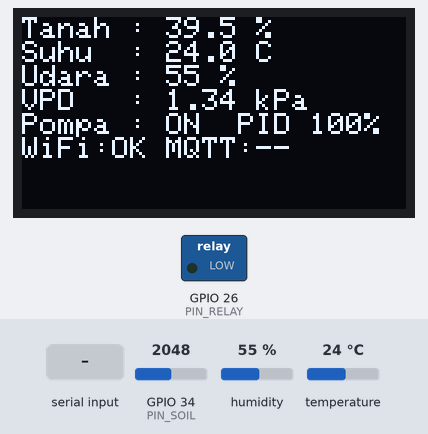
Bench run of a sketch on a simulated ESP32. Shown: 128×64 one-colour display, switched loads named in the sketch (green lamp = pin HIGH). The inputs (shaded band) are chosen by the test bench; at power-on: GPIO 34 (PIN_SOIL) = 2048, humidity 55 %, temperature 24 °C (analog values on the 0–4095 scale). WiFi joins after 1.5 s; servers stay silent unless stated; the local clock reads 2024-03-15 10:24:30 at power-on unless the sketch sets it; no MQTT or app messages arrive unless stated; what the sketch prints to the serial monitor is not drawn.

Above: at 3.2 s.
3.3 s: GPIO 34 (PIN_SOIL) set to 1754
At 4.2 s:
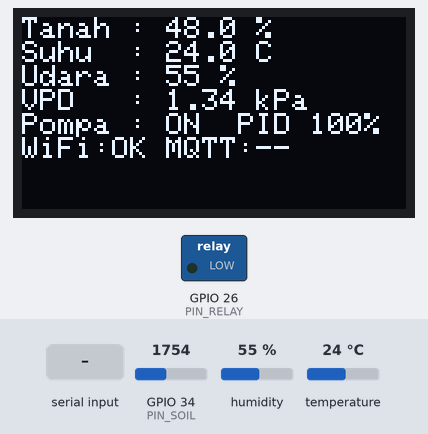
6.1 s: GPIO 34 (PIN_SOIL) set to 1633
At 10.0 s:
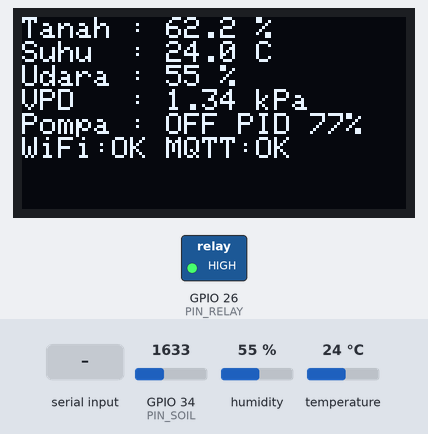
12.1 s: "kp=\n" received over Serial
At 13.1 s:
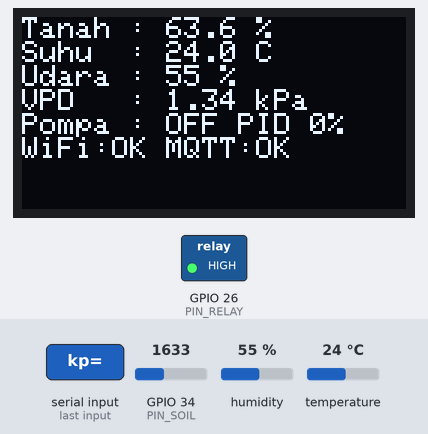
14.1 s: humidity set to 22 %
At 17.5 s:
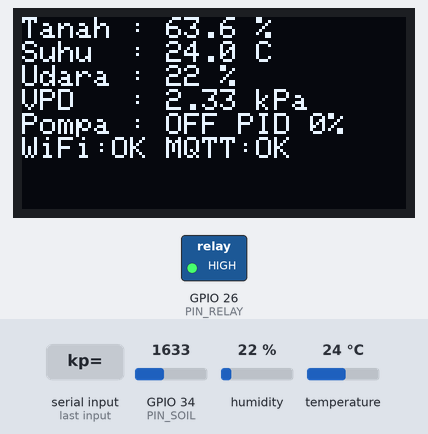
18.1 s: temperature set to 12 °C
At 21.7 s:
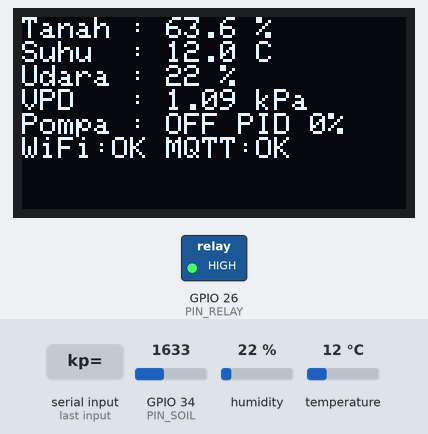
22.1 s: GPIO 34 (PIN_SOIL) set to 491
At 25.8 s:
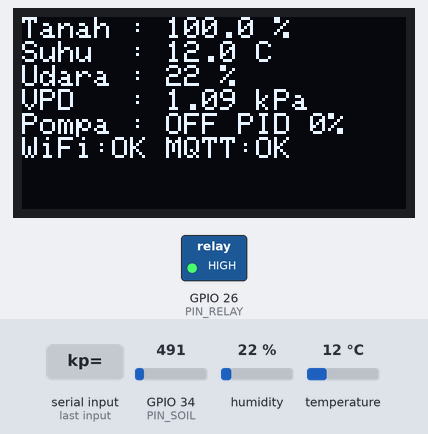
Timing chart, 0 to 26.1 s (numbered marks = the images above; inputs shaded):
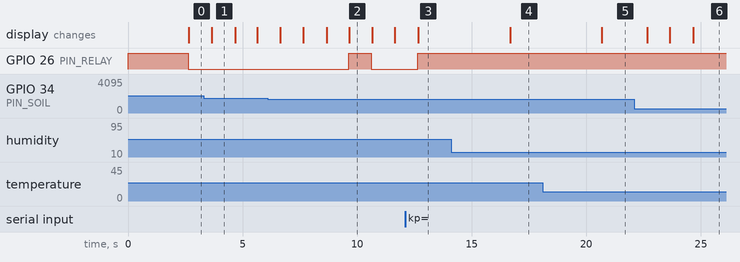

The sketch:

smart_irrigationn.ino
```cpp
#include <WiFi.h>
#include <time.h>
#include <PubSubClient.h>
#include <Wire.h>
#include <DHT.h>
#include <Adafruit_GFX.h>
#include <Adafruit_SSD1306.h>

// ======================= KONFIGURASI =======================
// WiFi & MQTT (ganti sesuai jaringan/broker Anda)
const char* WIFI_SSID   = "fh_1ec668";
const char* WIFI_PASS   = "wlane13997";
const char* MQTT_SERVER = "mqtt.avriyyy.my.id";
const uint16_t MQTT_PORT = 1883;
const char* MQTT_CLIENT_ID = "esp32-smart-irrigation-01";
const char* DEVICE_ID = "esp32-01";

// Topik MQTT
const char* MQTT_TOPIC_SENSOR  = "iot/sensor";
const char* MQTT_TOPIC_STATUS  = "iot/status";
const unsigned long PUBLISH_MS = 1000;

// Waktu (NTP) untuk timestamp, zona WIB (UTC+7)
const long GMT_OFFSET_SEC = 7 * 3600;

// Pin
#define PIN_SOIL   34
#define PIN_DHT    4
#define PIN_RELAY  26
#define PIN_SDA    21
#define PIN_SCL    22

const bool RELAY_ACTIVE_LOW = true;

const int ADC_DRY = 2728;
const int ADC_WET = 1005;
const int ADC_SAMPLES = 20;

// Moving average (rata-rata bergerak) atas pembacaan soil moisture.
// Tiap siklus 1 detik menghasilkan 1 pembacaan, jadi jendela 5 = rata-rata 5 detik terakhir.
// Makin besar jendela: makin halus, tapi respons makin lambat (lag ~ (N-1)/2 detik).
const int MA_WINDOW = 5;

// Logika kendali
const float SETPOINT = 70.0;
const unsigned long PUMP_WINDOW_MS = 10000;
const unsigned long LOOP_MS = 1000;

// Parameter PID
float Kp = 10.0;
float Ki = 0.0;
float Kd = 1.0;
const float INTEGRAL_MAX = 100.0;  // batas anti-windup (dalam satuan output %)

// OLED
#define SCREEN_W 128
#define SCREEN_H 64
#define OLED_ADDR 0x3C

// ======================= OBJEK & VARIABEL =======================
DHT dht(PIN_DHT, DHT11);
Adafruit_SSD1306 display(SCREEN_W, SCREEN_H, &Wire, -1);
WiFiClient espClient;
PubSubClient mqtt(espClient);

float soilPct = 0, temperature = NAN, humidity = NAN, vpd = NAN;
int soilRaw = 0;      // hasil moving average (dipakai untuk kendali)
int soilRawInst = 0;  // pembacaan sesaat (rata-rata 20 sampel ADC), untuk pembanding

// Buffer moving average
int maBuf[MA_WINDOW];
int maIndex = 0;
int maCount = 0;
long maSum = 0;

bool pumpOn = false;
float integral = 0, prevError = 0, pidOutput = 0;
unsigned long windowStart = 0;

// TUNING: mode manual untuk uji respons (hapus blok bertanda TUNING jika tidak dipakai)
bool manualMode = false;
float manualDuty = 0;           // duty pompa manual (%)
unsigned long manualEnd = 0;    // pengaman: duty manual otomatis 0 setelah 3 menit

unsigned long lastLoop = 0, lastDht = 0, lastWifiTry = 0, lastMqttTry = 0, lastPublish = 0;
bool lastPublishedPump = false;

// ======================= FUNGSI HELPER =======================
void setRelay(bool on) {
  pumpOn = on;
  digitalWrite(PIN_RELAY, (on == RELAY_ACTIVE_LOW) ? LOW : HIGH);
}

int readSoilRaw() {
  long sum = 0;
  for (int i = 0; i < ADC_SAMPLES; i++) {
    sum += analogRead(PIN_SOIL);
    delay(2);
  }
  return (int)(sum / ADC_SAMPLES);
}

// Moving average: rata-rata MA_WINDOW pembacaan terakhir.
// Saat buffer belum penuh (awal menyala), rata-rata hanya dari data yang ada,
// jadi nilai awal tidak tertarik ke 0.
int movingAverage(int newVal) {
  if (maCount < MA_WINDOW) {
    maBuf[maIndex] = newVal;
    maSum += newVal;
    maCount++;
  } else {
    maSum -= maBuf[maIndex];  // buang data terlama
    maBuf[maIndex] = newVal;
    maSum += newVal;
  }
  maIndex = (maIndex + 1) % MA_WINDOW;
  return (int)(maSum / maCount);
}

float rawToPercent(int raw) {
  float pct = (float)(ADC_DRY - raw) * 100.0f / (float)(ADC_DRY - ADC_WET);
  return constrain(pct, 0.0f, 100.0f);
}

// VPD (kPa) dari suhu (C) dan RH (%)
float calcVPD(float t, float rh) {
  float svp = 0.6108f * exp((17.27f * t) / (t + 237.3f));
  return svp * (1.0f - rh / 100.0f);
}

void readDHT() {
  float t = dht.readTemperature();
  float h = dht.readHumidity();
  if (!isnan(t) && !isnan(h)) {  // simpan hanya jika pembacaan valid
    temperature = t;
    humidity = h;
    vpd = calcVPD(t, h);
  }
}

void resetPID() {
  integral = 0;
  prevError = 0;
  pidOutput = 0;
}

// ======================= KENDALI POMPA =======================
void controlPump(float dt) {
  // TUNING: mode manual melewati PID
  if (manualMode) {
    unsigned long now = millis();
    if (now > manualEnd) manualDuty = 0;  // pengaman 3 menit
    pidOutput = manualDuty;
    if (now - windowStart >= PUMP_WINDOW_MS) windowStart = now;
    unsigned long onTime = (unsigned long)(pidOutput / 100.0f * PUMP_WINDOW_MS);
    setRelay((now - windowStart) < onTime);
    return;
  }

  // Kelembaban >= setpoint: pompa OFF, integral direset
  if (soilPct >= SETPOINT) {
    resetPID();
    prevError = SETPOINT - soilPct;  // hindari lonjakan turunan saat PID aktif kembali
    windowStart = millis();          // jendela baru dimulai saat PID aktif kembali
    setRelay(false);
    return;
  }

  // Kelembaban < setpoint: PID aktif
  float error = SETPOINT - soilPct;
  integral += error * dt;
  if (Ki > 0) {  // anti-windup
    float iMax = INTEGRAL_MAX / Ki;
    integral = constrain(integral, -iMax, iMax);
  }
  float derivative = (error - prevError) / dt;
  prevError = error;

  pidOutput = Kp * error + Ki * integral + Kd * derivative;
  pidOutput = constrain(pidOutput, 0.0f, 100.0f);

  // Time-proportioning: ON selama (output% x 10 detik) di awal tiap jendela
  unsigned long now = millis();
  if (now - windowStart >= PUMP_WINDOW_MS) windowStart = now;
  unsigned long onTime = (unsigned long)(pidOutput / 100.0f * PUMP_WINDOW_MS);
  setRelay((now - windowStart) < onTime);
}

void handleSerial() {
  if (!Serial.available()) return;
  String s = Serial.readStringUntil('\n');
  s.trim();
  if (s.startsWith("kp=")) Kp = s.substring(3).toFloat();
  else if (s.startsWith("ki=")) Ki = s.substring(3).toFloat();
  else if (s.startsWith("kd=")) Kd = s.substring(3).toFloat();
  else if (s.startsWith("u")) {
    manualMode = true;
    manualDuty = constrain(s.substring(1).toFloat(), 0.0f, 100.0f);
    manualEnd = millis() + 180000UL;
    windowStart = millis();
  }
  else if (s == "auto") { manualMode = false; resetPID(); }
  Serial.printf("[cmd] Kp=%.3f Ki=%.4f Kd=%.3f manual=%d duty=%.0f\n",
                Kp, Ki, Kd, manualMode, manualDuty);
}

// ======================= OLED =======================
void updateDisplay() {
  display.clearDisplay();
  display.setTextSize(1);
  display.setTextColor(SSD1306_WHITE);
  display.setCursor(0, 0);
  display.print("Tanah : ");
  display.print(soilPct, 1);
  display.println(" %");
  display.print("Suhu  : ");
  if (isnan(temperature)) display.println("--");
  else { display.print(temperature, 1); display.println(" C"); }
  display.print("Udara : ");
  if (isnan(humidity)) display.println("--");
  else { display.print(humidity, 0); display.println(" %"); }
  display.print("VPD   : ");
  if (isnan(vpd)) display.println("--");
  else { display.print(vpd, 2); display.println(" kPa"); }
  display.print("Pompa : ");
  display.print(pumpOn ? "ON " : "OFF");
  display.print(" PID ");
  display.print(pidOutput, 0);
  display.println("%");
  display.print("WiFi:");
  display.print(WiFi.status() == WL_CONNECTED ? "OK" : "--");
  display.print(" MQTT:");
  display.println(mqtt.connected() ? "OK" : "--");
  display.display();
}

// ======================= KONEKSI =======================
void maintainConnections() {
  unsigned long now = millis();
  if (WiFi.status() != WL_CONNECTED) {
    if (now - lastWifiTry > 10000) {
      lastWifiTry = now;
      WiFi.disconnect();
      WiFi.begin(WIFI_SSID, WIFI_PASS);
    }
    return;
  }
  if (!mqtt.connected() && now - lastMqttTry > 5000) {
    lastMqttTry = now;
    mqtt.connect(MQTT_CLIENT_ID);
  }
  mqtt.loop();
}

void publishData() {
  if (!mqtt.connected()) return;
  char buf[256];
  char tStr[12], hStr[12], vStr[12], ts[40];

  // nilai tidak valid dikirim sebagai null
  if (isnan(temperature)) strcpy(tStr, "null"); else snprintf(tStr, sizeof(tStr), "%.1f", temperature);
  if (isnan(humidity))    strcpy(hStr, "null"); else snprintf(hStr, sizeof(hStr), "%.0f", humidity);
  if (isnan(vpd))         strcpy(vStr, "null"); else snprintf(vStr, sizeof(vStr), "%.2f", vpd);

  // timestamp ISO 8601 WIB; "null" jika NTP belum sinkron
  struct tm t;
  if (getLocalTime(&t, 0)) {
    char tmp[24];
    strftime(tmp, sizeof(tmp), "%Y-%m-%dT%H:%M:%S", &t);
    snprintf(ts, sizeof(ts), "\"%s+07:00\"", tmp);
  } else {
    strcpy(ts, "null");
  }

  // Nilai PID ikut dikirim supaya dashboard bisa menampilkan output dan
  // error, serta menyimpannya untuk penelitian/forecasting.
  snprintf(buf, sizeof(buf),
           "{\"device\":\"%s\",\"soil\":%.1f,\"suhu\":%s,\"rh\":%s,\"pompa\":%d,\"pid\":%.0f,\"err\":%.1f,\"ts\":%s}",
           DEVICE_ID, soilPct, tStr, hStr, pumpOn ? 1 : 0, pidOutput, SETPOINT - soilPct, ts);
  mqtt.publish(MQTT_TOPIC_SENSOR, buf);

  // iot/status: status pompa + VPD + output PID (%) + error PID (%)
  // pid_error = SETPOINT - kelembaban tanah (negatif jika sudah di atas setpoint)
  snprintf(buf, sizeof(buf),
           "{\"pompa\":%d,\"vpd\":%s,\"pid_output\":%.1f,\"pid_error\":%.1f}",
           pumpOn ? 1 : 0, vStr, pidOutput, SETPOINT - soilPct);
  mqtt.publish(MQTT_TOPIC_STATUS, buf);
}

// ======================= SETUP & LOOP =======================
void setup() {
  Serial.begin(115200);

  digitalWrite(PIN_RELAY, HIGH);
  pinMode(PIN_RELAY, OUTPUT);
  setRelay(false);  // relay OFF saat mulai

  analogReadResolution(12);
  analogSetPinAttenuation(PIN_SOIL, ADC_11db);

  Wire.begin(PIN_SDA, PIN_SCL);
  if (!display.begin(SSD1306_SWITCHCAPVCC, OLED_ADDR)) {
    Serial.println("OLED tidak ditemukan");
  }
  display.clearDisplay();
  display.setTextSize(1);
  display.setTextColor(SSD1306_WHITE);
  display.setCursor(0, 0);
  display.println("Smart Irrigation");
  display.println("Menghubungkan WiFi...");
  display.display();

  dht.begin();

  WiFi.mode(WIFI_STA);
  WiFi.begin(WIFI_SSID, WIFI_PASS);
  unsigned long t0 = millis();
  while (WiFi.status() != WL_CONNECTED && millis() - t0 < 10000) delay(250);

  mqtt.setServer(MQTT_SERVER, MQTT_PORT);
  // koneksi MQTT dijaga di maintainConnections()
  configTime(GMT_OFFSET_SEC, 0, "pool.ntp.org", "time.google.com");

  readDHT();
  lastLoop = millis();
}

void loop() {
  handleSerial();         // TUNING
  maintainConnections();  // tidak memblokir; sistem tetap jalan tanpa jaringan

  unsigned long now = millis();
  if (now - lastLoop < LOOP_MS) return;
  float dt = (now - lastLoop) / 1000.0f;
  lastLoop = now;

  // 1. Baca soil moisture -> moving average -> konversi ke %
  soilRawInst = readSoilRaw();
  soilRaw = movingAverage(soilRawInst);
  soilPct = rawToPercent(soilRaw);

  // 2. DHT11 + VPD (hanya monitoring), DHT11 maks ~1 Hz -> baca tiap 2 detik
  if (now - lastDht >= 2000) {
    lastDht = now;
    readDHT();
  }

  // 3. Kendali pompa (PID) -> atur relay
  controlPump(dt);

  // 4. OLED
  updateDisplay();

  // 5. MQTT (jika terhubung): tiap PUBLISH_MS, atau segera saat status pompa berubah
  if (now - lastPublish >= PUBLISH_MS || pumpOn != lastPublishedPump) {
    lastPublish = now;
    lastPublishedPump = pumpOn;
    publishData();
  }

  Serial.printf("soil=%.1f%% (raw MA %d, inst %d) T=%.1f RH=%.0f VPD=%.2f pid=%.0f%% pump=%d\n",
                soilPct, soilRaw, soilRawInst, temperature, humidity, vpd, pidOutput, pumpOn);
}
```

Measured:
- the behaviour switches between 1688 and 1687 on GPIO 34 (PIN_SOIL) (found by bisection; images 1 and 2)
- after the input at 3.3 s, the display: changes after 0.35 s (image 1)
- after the input at 6.1 s, GPIO 26 (PIN_RELAY): LOW → HIGH after 3.5 s, → LOW 1.0 s later
- after the input at 12.1 s, GPIO 26 (PIN_RELAY): LOW → HIGH after 0.55 s; the display: changes after 0.57 s (image 3)
- after the input at 14.1 s, the display: changes after 2.6 s (image 4)
- after the input at 18.1 s, the display: changes after 2.6 s (image 5)
- after the input at 22.1 s, the display: first changes after 0.55 s (image 6 shows a later state)
